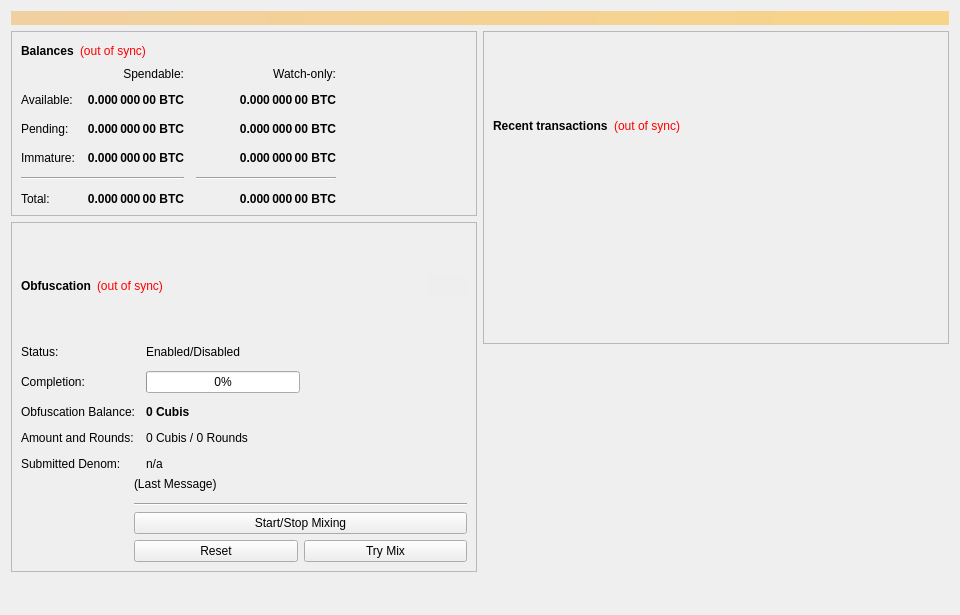
<?xml version="1.0" encoding="UTF-8"?>
<ui version="4.0">
 <class>OverviewPage</class>
 <widget class="QWidget" name="OverviewPage">
  <property name="geometry">
   <rect>
    <x>0</x>
    <y>0</y>
    <width>960</width>
    <height>615</height>
   </rect>
  </property>
  <property name="minimumSize">
   <size>
    <width>960</width>
    <height>0</height>
   </size>
  </property>
  <property name="windowTitle">
   <string>Form</string>
  </property>
  <layout class="QVBoxLayout" name="topLayout">
   <item>
    <widget class="QLabel" name="labelAlerts">
     <property name="visible">
      <bool>false</bool>
     </property>
     <property name="styleSheet">
      <string notr="true">background-color: qlineargradient(x1: 0, y1: 0, x2: 1, y2: 0, stop:0 #F0D0A0, stop:1 #F8D488); color:#000000;</string>
     </property>
     <property name="wordWrap">
      <bool>true</bool>
     </property>
     <property name="margin">
      <number>3</number>
     </property>
    </widget>
   </item>
   <item>
    <layout class="QHBoxLayout" name="horizontalLayout" stretch="1,1">
     <item>
      <layout class="QVBoxLayout" name="verticalLayout_2">
       <item>
        <widget class="QFrame" name="frame">
         <property name="frameShape">
          <enum>QFrame::StyledPanel</enum>
         </property>
         <property name="frameShadow">
          <enum>QFrame::Raised</enum>
         </property>
         <layout class="QVBoxLayout" name="verticalLayout_4">
          <item>
           <layout class="QHBoxLayout" name="horizontalLayout_4">
            <item>
             <widget class="QLabel" name="label_5">
              <property name="font">
               <font>
                <weight>75</weight>
                <bold>true</bold>
               </font>
              </property>
              <property name="text">
               <string>Balances</string>
              </property>
             </widget>
            </item>
            <item>
             <widget class="QLabel" name="labelWalletStatus">
              <property name="cursor">
               <cursorShape>WhatsThisCursor</cursorShape>
              </property>
              <property name="toolTip">
               <string>The displayed information may be out of date. Your wallet automatically synchronizes with the CUBIS network after a connection is established, but this process has not completed yet.</string>
              </property>
              <property name="styleSheet">
               <string notr="true">QLabel { color: red; }</string>
              </property>
              <property name="text">
               <string notr="true">(out of sync)</string>
              </property>
              <property name="alignment">
               <set>Qt::AlignLeading|Qt::AlignLeft|Qt::AlignVCenter</set>
              </property>
             </widget>
            </item>
            <item>
             <spacer name="horizontalSpacer_3">
              <property name="orientation">
               <enum>Qt::Horizontal</enum>
              </property>
              <property name="sizeHint" stdset="0">
               <size>
                <width>40</width>
                <height>20</height>
               </size>
              </property>
             </spacer>
            </item>
           </layout>
          </item>
          <item>
           <layout class="QGridLayout" name="gridLayout">
            <property name="spacing">
             <number>12</number>
            </property>
            <item row="2" column="2">
             <widget class="QLabel" name="labelWatchPending">
              <property name="font">
               <font>
                <weight>75</weight>
                <bold>true</bold>
               </font>
              </property>
              <property name="cursor">
               <cursorShape>IBeamCursor</cursorShape>
              </property>
              <property name="toolTip">
               <string>Unconfirmed transactions to watch-only addresses</string>
              </property>
              <property name="text">
               <string notr="true">0.000 000 00 BTC</string>
              </property>
              <property name="alignment">
               <set>Qt::AlignRight|Qt::AlignTrailing|Qt::AlignVCenter</set>
              </property>
              <property name="textInteractionFlags">
               <set>Qt::LinksAccessibleByMouse|Qt::TextSelectableByKeyboard|Qt::TextSelectableByMouse</set>
              </property>
             </widget>
            </item>
            <item row="2" column="1">
             <widget class="QLabel" name="labelUnconfirmed">
              <property name="font">
               <font>
                <weight>75</weight>
                <bold>true</bold>
               </font>
              </property>
              <property name="cursor">
               <cursorShape>IBeamCursor</cursorShape>
              </property>
              <property name="toolTip">
               <string>Total of transactions that have yet to be confirmed, and do not yet count toward the spendable balance</string>
              </property>
              <property name="text">
               <string notr="true">0.000 000 00 BTC</string>
              </property>
              <property name="alignment">
               <set>Qt::AlignRight|Qt::AlignTrailing|Qt::AlignVCenter</set>
              </property>
              <property name="textInteractionFlags">
               <set>Qt::LinksAccessibleByMouse|Qt::TextSelectableByKeyboard|Qt::TextSelectableByMouse</set>
              </property>
             </widget>
            </item>
            <item row="3" column="2">
             <widget class="QLabel" name="labelWatchImmature">
              <property name="font">
               <font>
                <weight>75</weight>
                <bold>true</bold>
               </font>
              </property>
              <property name="cursor">
               <cursorShape>IBeamCursor</cursorShape>
              </property>
              <property name="toolTip">
               <string>Staked or masternode rewards in watch-only addresses that has not yet matured</string>
              </property>
              <property name="text">
               <string notr="true">0.000 000 00 BTC</string>
              </property>
              <property name="alignment">
               <set>Qt::AlignRight|Qt::AlignTrailing|Qt::AlignVCenter</set>
              </property>
              <property name="textInteractionFlags">
               <set>Qt::LinksAccessibleByMouse|Qt::TextSelectableByKeyboard|Qt::TextSelectableByMouse</set>
              </property>
             </widget>
            </item>
            <item row="4" column="0" colspan="2">
             <widget class="Line" name="lineSpendableBalance">
              <property name="orientation">
               <enum>Qt::Horizontal</enum>
              </property>
             </widget>
            </item>
            <item row="4" column="2">
             <widget class="Line" name="lineWatchBalance">
              <property name="sizePolicy">
               <sizepolicy hsizetype="Preferred" vsizetype="Fixed">
                <horstretch>0</horstretch>
                <verstretch>0</verstretch>
               </sizepolicy>
              </property>
              <property name="minimumSize">
               <size>
                <width>140</width>
                <height>0</height>
               </size>
              </property>
              <property name="orientation">
               <enum>Qt::Horizontal</enum>
              </property>
             </widget>
            </item>
            <item row="5" column="0">
             <widget class="QLabel" name="labelTotalText">
              <property name="text">
               <string>Total:</string>
              </property>
             </widget>
            </item>
            <item row="3" column="1">
             <widget class="QLabel" name="labelImmature">
              <property name="font">
               <font>
                <weight>75</weight>
                <bold>true</bold>
               </font>
              </property>
              <property name="cursor">
               <cursorShape>IBeamCursor</cursorShape>
              </property>
              <property name="toolTip">
               <string>Staked or masternode rewards that has not yet matured</string>
              </property>
              <property name="text">
               <string notr="true">0.000 000 00 BTC</string>
              </property>
              <property name="alignment">
               <set>Qt::AlignRight|Qt::AlignTrailing|Qt::AlignVCenter</set>
              </property>
              <property name="textInteractionFlags">
               <set>Qt::LinksAccessibleByMouse|Qt::TextSelectableByKeyboard|Qt::TextSelectableByMouse</set>
              </property>
             </widget>
            </item>
            <item row="2" column="3">
             <spacer name="horizontalSpacer_2">
              <property name="orientation">
               <enum>Qt::Horizontal</enum>
              </property>
              <property name="sizeHint" stdset="0">
               <size>
                <width>40</width>
                <height>20</height>
               </size>
              </property>
             </spacer>
            </item>
            <item row="3" column="0">
             <widget class="QLabel" name="labelImmatureText">
              <property name="text">
               <string>Immature:</string>
              </property>
             </widget>
            </item>
            <item row="5" column="1">
             <widget class="QLabel" name="labelTotal">
              <property name="font">
               <font>
                <weight>75</weight>
                <bold>true</bold>
               </font>
              </property>
              <property name="cursor">
               <cursorShape>IBeamCursor</cursorShape>
              </property>
              <property name="toolTip">
               <string>Your current total balance</string>
              </property>
              <property name="text">
               <string notr="true">0.000 000 00 BTC</string>
              </property>
              <property name="alignment">
               <set>Qt::AlignRight|Qt::AlignTrailing|Qt::AlignVCenter</set>
              </property>
              <property name="textInteractionFlags">
               <set>Qt::LinksAccessibleByMouse|Qt::TextSelectableByKeyboard|Qt::TextSelectableByMouse</set>
              </property>
             </widget>
            </item>
            <item row="5" column="2">
             <widget class="QLabel" name="labelWatchTotal">
              <property name="font">
               <font>
                <weight>75</weight>
                <bold>true</bold>
               </font>
              </property>
              <property name="cursor">
               <cursorShape>IBeamCursor</cursorShape>
              </property>
              <property name="toolTip">
               <string>Current total balance in watch-only addresses</string>
              </property>
              <property name="text">
               <string notr="true">0.000 000 00 BTC</string>
              </property>
              <property name="alignment">
               <set>Qt::AlignRight|Qt::AlignTrailing|Qt::AlignVCenter</set>
              </property>
              <property name="textInteractionFlags">
               <set>Qt::LinksAccessibleByMouse|Qt::TextSelectableByKeyboard|Qt::TextSelectableByMouse</set>
              </property>
             </widget>
            </item>
            <item row="0" column="2">
             <widget class="QLabel" name="labelWatchonly">
              <property name="text">
               <string>Watch-only:</string>
              </property>
              <property name="alignment">
               <set>Qt::AlignRight|Qt::AlignTrailing|Qt::AlignVCenter</set>
              </property>
             </widget>
            </item>
            <item row="1" column="0">
             <widget class="QLabel" name="labelBalanceText">
              <property name="text">
               <string>Available:</string>
              </property>
             </widget>
            </item>
            <item row="1" column="1">
             <widget class="QLabel" name="labelBalance">
              <property name="font">
               <font>
                <weight>75</weight>
                <bold>true</bold>
               </font>
              </property>
              <property name="cursor">
               <cursorShape>IBeamCursor</cursorShape>
              </property>
              <property name="toolTip">
               <string>Your current spendable balance</string>
              </property>
              <property name="text">
               <string notr="true">0.000 000 00 BTC</string>
              </property>
              <property name="alignment">
               <set>Qt::AlignRight|Qt::AlignTrailing|Qt::AlignVCenter</set>
              </property>
              <property name="textInteractionFlags">
               <set>Qt::LinksAccessibleByMouse|Qt::TextSelectableByKeyboard|Qt::TextSelectableByMouse</set>
              </property>
             </widget>
            </item>
            <item row="1" column="2">
             <widget class="QLabel" name="labelWatchAvailable">
              <property name="font">
               <font>
                <weight>75</weight>
                <bold>true</bold>
               </font>
              </property>
              <property name="cursor">
               <cursorShape>IBeamCursor</cursorShape>
              </property>
              <property name="toolTip">
               <string>Your current balance in watch-only addresses</string>
              </property>
              <property name="text">
               <string notr="true">0.000 000 00 BTC</string>
              </property>
              <property name="alignment">
               <set>Qt::AlignRight|Qt::AlignTrailing|Qt::AlignVCenter</set>
              </property>
              <property name="textInteractionFlags">
               <set>Qt::LinksAccessibleByMouse|Qt::TextSelectableByKeyboard|Qt::TextSelectableByMouse</set>
              </property>
             </widget>
            </item>
            <item row="2" column="0">
             <widget class="QLabel" name="labelPendingText">
              <property name="text">
               <string>Pending:</string>
              </property>
             </widget>
            </item>
            <item row="0" column="1">
             <widget class="QLabel" name="labelSpendable">
              <property name="text">
               <string>Spendable:</string>
              </property>
              <property name="alignment">
               <set>Qt::AlignRight|Qt::AlignTrailing|Qt::AlignVCenter</set>
              </property>
             </widget>
            </item>
           </layout>
          </item>
         </layout>
        </widget>
       </item>
       <item>
        <widget class="QFrame" name="frameObfuscation">
         <property name="minimumSize">
          <size>
           <width>0</width>
           <height>350</height>
          </size>
         </property>
         <property name="layoutDirection">
          <enum>Qt::LeftToRight</enum>
         </property>
         <property name="frameShape">
          <enum>QFrame::StyledPanel</enum>
         </property>
         <property name="frameShadow">
          <enum>QFrame::Raised</enum>
         </property>
         <layout class="QGridLayout" name="gridLayout_2">
          <item row="1" column="0" rowspan="2" colspan="4">
           <layout class="QHBoxLayout" name="horizontalLayout_5">
            <item>
             <widget class="QLabel" name="label_2">
              <property name="font">
               <font>
                <weight>75</weight>
                <bold>true</bold>
               </font>
              </property>
              <property name="text">
               <string>Obfuscation</string>
              </property>
             </widget>
            </item>
            <item>
             <widget class="QLabel" name="labelObfuscationSyncStatus">
              <property name="toolTip">
               <string>The displayed information may be out of date. Your wallet automatically synchronizes with the CUBIS network after a connection is established, but this process has not completed yet.</string>
              </property>
              <property name="styleSheet">
               <string notr="true">QLabel { color: red; }</string>
              </property>
              <property name="text">
               <string notr="true">(out of sync)</string>
              </property>
              <property name="alignment">
               <set>Qt::AlignLeading|Qt::AlignLeft|Qt::AlignVCenter</set>
              </property>
             </widget>
            </item>
            <item>
             <spacer name="horizontalSpacer_4">
              <property name="orientation">
               <enum>Qt::Horizontal</enum>
              </property>
              <property name="sizeHint" stdset="0">
               <size>
                <width>40</width>
                <height>20</height>
               </size>
              </property>
             </spacer>
            </item>
            <item>
             <widget class="QPushButton" name="runAutoDenom">
              <property name="palette">
               <palette>
                <active>
                 <colorrole role="WindowText">
                  <brush brushstyle="SolidPattern">
                   <color alpha="255">
                    <red>0</red>
                    <green>0</green>
                    <blue>0</blue>
                   </color>
                  </brush>
                 </colorrole>
                 <colorrole role="Button">
                  <brush brushstyle="SolidPattern">
                   <color alpha="255">
                    <red>239</red>
                    <green>238</green>
                    <blue>238</blue>
                   </color>
                  </brush>
                 </colorrole>
                 <colorrole role="Light">
                  <brush brushstyle="SolidPattern">
                   <color alpha="255">
                    <red>255</red>
                    <green>255</green>
                    <blue>255</blue>
                   </color>
                  </brush>
                 </colorrole>
                 <colorrole role="Midlight">
                  <brush brushstyle="SolidPattern">
                   <color alpha="255">
                    <red>247</red>
                    <green>246</green>
                    <blue>246</blue>
                   </color>
                  </brush>
                 </colorrole>
                 <colorrole role="Dark">
                  <brush brushstyle="SolidPattern">
                   <color alpha="255">
                    <red>119</red>
                    <green>119</green>
                    <blue>119</blue>
                   </color>
                  </brush>
                 </colorrole>
                 <colorrole role="Mid">
                  <brush brushstyle="SolidPattern">
                   <color alpha="255">
                    <red>159</red>
                    <green>159</green>
                    <blue>159</blue>
                   </color>
                  </brush>
                 </colorrole>
                 <colorrole role="Text">
                  <brush brushstyle="SolidPattern">
                   <color alpha="255">
                    <red>0</red>
                    <green>0</green>
                    <blue>0</blue>
                   </color>
                  </brush>
                 </colorrole>
                 <colorrole role="BrightText">
                  <brush brushstyle="SolidPattern">
                   <color alpha="255">
                    <red>255</red>
                    <green>255</green>
                    <blue>255</blue>
                   </color>
                  </brush>
                 </colorrole>
                 <colorrole role="ButtonText">
                  <brush brushstyle="SolidPattern">
                   <color alpha="255">
                    <red>0</red>
                    <green>0</green>
                    <blue>0</blue>
                   </color>
                  </brush>
                 </colorrole>
                 <colorrole role="Base">
                  <brush brushstyle="SolidPattern">
                   <color alpha="255">
                    <red>255</red>
                    <green>255</green>
                    <blue>255</blue>
                   </color>
                  </brush>
                 </colorrole>
                 <colorrole role="Window">
                  <brush brushstyle="SolidPattern">
                   <color alpha="255">
                    <red>239</red>
                    <green>238</green>
                    <blue>238</blue>
                   </color>
                  </brush>
                 </colorrole>
                 <colorrole role="Shadow">
                  <brush brushstyle="SolidPattern">
                   <color alpha="255">
                    <red>0</red>
                    <green>0</green>
                    <blue>0</blue>
                   </color>
                  </brush>
                 </colorrole>
                 <colorrole role="AlternateBase">
                  <brush brushstyle="SolidPattern">
                   <color alpha="255">
                    <red>247</red>
                    <green>246</green>
                    <blue>246</blue>
                   </color>
                  </brush>
                 </colorrole>
                 <colorrole role="ToolTipBase">
                  <brush brushstyle="SolidPattern">
                   <color alpha="255">
                    <red>255</red>
                    <green>255</green>
                    <blue>220</blue>
                   </color>
                  </brush>
                 </colorrole>
                 <colorrole role="ToolTipText">
                  <brush brushstyle="SolidPattern">
                   <color alpha="255">
                    <red>0</red>
                    <green>0</green>
                    <blue>0</blue>
                   </color>
                  </brush>
                 </colorrole>
                </active>
                <inactive>
                 <colorrole role="WindowText">
                  <brush brushstyle="SolidPattern">
                   <color alpha="255">
                    <red>0</red>
                    <green>0</green>
                    <blue>0</blue>
                   </color>
                  </brush>
                 </colorrole>
                 <colorrole role="Button">
                  <brush brushstyle="SolidPattern">
                   <color alpha="255">
                    <red>239</red>
                    <green>238</green>
                    <blue>238</blue>
                   </color>
                  </brush>
                 </colorrole>
                 <colorrole role="Light">
                  <brush brushstyle="SolidPattern">
                   <color alpha="255">
                    <red>255</red>
                    <green>255</green>
                    <blue>255</blue>
                   </color>
                  </brush>
                 </colorrole>
                 <colorrole role="Midlight">
                  <brush brushstyle="SolidPattern">
                   <color alpha="255">
                    <red>247</red>
                    <green>246</green>
                    <blue>246</blue>
                   </color>
                  </brush>
                 </colorrole>
                 <colorrole role="Dark">
                  <brush brushstyle="SolidPattern">
                   <color alpha="255">
                    <red>119</red>
                    <green>119</green>
                    <blue>119</blue>
                   </color>
                  </brush>
                 </colorrole>
                 <colorrole role="Mid">
                  <brush brushstyle="SolidPattern">
                   <color alpha="255">
                    <red>159</red>
                    <green>159</green>
                    <blue>159</blue>
                   </color>
                  </brush>
                 </colorrole>
                 <colorrole role="Text">
                  <brush brushstyle="SolidPattern">
                   <color alpha="255">
                    <red>0</red>
                    <green>0</green>
                    <blue>0</blue>
                   </color>
                  </brush>
                 </colorrole>
                 <colorrole role="BrightText">
                  <brush brushstyle="SolidPattern">
                   <color alpha="255">
                    <red>255</red>
                    <green>255</green>
                    <blue>255</blue>
                   </color>
                  </brush>
                 </colorrole>
                 <colorrole role="ButtonText">
                  <brush brushstyle="SolidPattern">
                   <color alpha="255">
                    <red>0</red>
                    <green>0</green>
                    <blue>0</blue>
                   </color>
                  </brush>
                 </colorrole>
                 <colorrole role="Base">
                  <brush brushstyle="SolidPattern">
                   <color alpha="255">
                    <red>255</red>
                    <green>255</green>
                    <blue>255</blue>
                   </color>
                  </brush>
                 </colorrole>
                 <colorrole role="Window">
                  <brush brushstyle="SolidPattern">
                   <color alpha="255">
                    <red>239</red>
                    <green>238</green>
                    <blue>238</blue>
                   </color>
                  </brush>
                 </colorrole>
                 <colorrole role="Shadow">
                  <brush brushstyle="SolidPattern">
                   <color alpha="255">
                    <red>0</red>
                    <green>0</green>
                    <blue>0</blue>
                   </color>
                  </brush>
                 </colorrole>
                 <colorrole role="AlternateBase">
                  <brush brushstyle="SolidPattern">
                   <color alpha="255">
                    <red>247</red>
                    <green>246</green>
                    <blue>246</blue>
                   </color>
                  </brush>
                 </colorrole>
                 <colorrole role="ToolTipBase">
                  <brush brushstyle="SolidPattern">
                   <color alpha="255">
                    <red>255</red>
                    <green>255</green>
                    <blue>220</blue>
                   </color>
                  </brush>
                 </colorrole>
                 <colorrole role="ToolTipText">
                  <brush brushstyle="SolidPattern">
                   <color alpha="255">
                    <red>0</red>
                    <green>0</green>
                    <blue>0</blue>
                   </color>
                  </brush>
                 </colorrole>
                </inactive>
                <disabled>
                 <colorrole role="WindowText">
                  <brush brushstyle="SolidPattern">
                   <color alpha="255">
                    <red>119</red>
                    <green>119</green>
                    <blue>119</blue>
                   </color>
                  </brush>
                 </colorrole>
                 <colorrole role="Button">
                  <brush brushstyle="SolidPattern">
                   <color alpha="255">
                    <red>239</red>
                    <green>238</green>
                    <blue>238</blue>
                   </color>
                  </brush>
                 </colorrole>
                 <colorrole role="Light">
                  <brush brushstyle="SolidPattern">
                   <color alpha="255">
                    <red>255</red>
                    <green>255</green>
                    <blue>255</blue>
                   </color>
                  </brush>
                 </colorrole>
                 <colorrole role="Midlight">
                  <brush brushstyle="SolidPattern">
                   <color alpha="255">
                    <red>247</red>
                    <green>246</green>
                    <blue>246</blue>
                   </color>
                  </brush>
                 </colorrole>
                 <colorrole role="Dark">
                  <brush brushstyle="SolidPattern">
                   <color alpha="255">
                    <red>119</red>
                    <green>119</green>
                    <blue>119</blue>
                   </color>
                  </brush>
                 </colorrole>
                 <colorrole role="Mid">
                  <brush brushstyle="SolidPattern">
                   <color alpha="255">
                    <red>159</red>
                    <green>159</green>
                    <blue>159</blue>
                   </color>
                  </brush>
                 </colorrole>
                 <colorrole role="Text">
                  <brush brushstyle="SolidPattern">
                   <color alpha="255">
                    <red>119</red>
                    <green>119</green>
                    <blue>119</blue>
                   </color>
                  </brush>
                 </colorrole>
                 <colorrole role="BrightText">
                  <brush brushstyle="SolidPattern">
                   <color alpha="255">
                    <red>255</red>
                    <green>255</green>
                    <blue>255</blue>
                   </color>
                  </brush>
                 </colorrole>
                 <colorrole role="ButtonText">
                  <brush brushstyle="SolidPattern">
                   <color alpha="255">
                    <red>119</red>
                    <green>119</green>
                    <blue>119</blue>
                   </color>
                  </brush>
                 </colorrole>
                 <colorrole role="Base">
                  <brush brushstyle="SolidPattern">
                   <color alpha="255">
                    <red>239</red>
                    <green>238</green>
                    <blue>238</blue>
                   </color>
                  </brush>
                 </colorrole>
                 <colorrole role="Window">
                  <brush brushstyle="SolidPattern">
                   <color alpha="255">
                    <red>239</red>
                    <green>238</green>
                    <blue>238</blue>
                   </color>
                  </brush>
                 </colorrole>
                 <colorrole role="Shadow">
                  <brush brushstyle="SolidPattern">
                   <color alpha="255">
                    <red>0</red>
                    <green>0</green>
                    <blue>0</blue>
                   </color>
                  </brush>
                 </colorrole>
                 <colorrole role="AlternateBase">
                  <brush brushstyle="SolidPattern">
                   <color alpha="255">
                    <red>239</red>
                    <green>238</green>
                    <blue>238</blue>
                   </color>
                  </brush>
                 </colorrole>
                 <colorrole role="ToolTipBase">
                  <brush brushstyle="SolidPattern">
                   <color alpha="255">
                    <red>255</red>
                    <green>255</green>
                    <blue>220</blue>
                   </color>
                  </brush>
                 </colorrole>
                 <colorrole role="ToolTipText">
                  <brush brushstyle="SolidPattern">
                   <color alpha="255">
                    <red>0</red>
                    <green>0</green>
                    <blue>0</blue>
                   </color>
                  </brush>
                 </colorrole>
                </disabled>
               </palette>
              </property>
              <property name="focusPolicy">
               <enum>Qt::NoFocus</enum>
              </property>
              <property name="autoFillBackground">
               <bool>true</bool>
              </property>
              <property name="text">
               <string/>
              </property>
              <property name="flat">
               <bool>true</bool>
              </property>
             </widget>
            </item>
           </layout>
          </item>
          <item row="3" column="0" colspan="4">
           <layout class="QFormLayout" name="formLayout">
            <property name="fieldGrowthPolicy">
             <enum>QFormLayout::ExpandingFieldsGrow</enum>
            </property>
            <property name="horizontalSpacing">
             <number>11</number>
            </property>
            <property name="verticalSpacing">
             <number>12</number>
            </property>
            <item row="0" column="0">
             <widget class="QLabel" name="label_6">
              <property name="text">
               <string>Status:</string>
              </property>
             </widget>
            </item>
            <item row="0" column="1">
             <widget class="QLabel" name="obfuscationEnabled">
              <property name="text">
               <string>Enabled/Disabled</string>
              </property>
             </widget>
            </item>
            <item row="1" column="0">
             <widget class="QLabel" name="label_7">
              <property name="text">
               <string>Completion:</string>
              </property>
             </widget>
            </item>
            <item row="1" column="1">
             <widget class="QProgressBar" name="obfuscationProgress">
              <property name="maximumSize">
               <size>
                <width>154</width>
                <height>16777215</height>
               </size>
              </property>
              <property name="value">
               <number>0</number>
              </property>
             </widget>
            </item>
            <item row="2" column="0">
             <widget class="QLabel" name="labelAnonymizedText">
              <property name="text">
               <string>Obfuscation Balance:</string>
              </property>
             </widget>
            </item>
            <item row="2" column="1">
             <widget class="QLabel" name="labelAnonymized">
              <property name="font">
               <font>
                <weight>75</weight>
                <bold>true</bold>
               </font>
              </property>
              <property name="text">
               <string notr="true">0 Cubis</string>
              </property>
             </widget>
            </item>
            <item row="3" column="0">
             <widget class="QLabel" name="label_8">
              <property name="text">
               <string>Amount and Rounds:</string>
              </property>
             </widget>
            </item>
            <item row="3" column="1">
             <widget class="QLabel" name="labelAmountRounds">
              <property name="text">
               <string>0 Cubis / 0 Rounds</string>
              </property>
             </widget>
            </item>
            <item row="4" column="0">
             <widget class="QLabel" name="label_9">
              <property name="text">
               <string>Submitted Denom:</string>
              </property>
             </widget>
            </item>
            <item row="4" column="1">
             <widget class="QLabel" name="labelSubmittedDenom">
              <property name="toolTip">
               <string>The denominations you submitted to the Masternode.&lt;br&gt;To mix, other users must submit the exact same denominations.</string>
              </property>
              <property name="text">
               <string>n/a</string>
              </property>
             </widget>
            </item>
           </layout>
          </item>
          <item row="4" column="1" colspan="3">
           <layout class="QVBoxLayout" name="verticalLayout_5">
            <item>
             <widget class="QLabel" name="obfuscationStatus">
              <property name="minimumSize">
               <size>
                <width>288</width>
                <height>20</height>
               </size>
              </property>
              <property name="text">
               <string>(Last Message)</string>
              </property>
              <property name="alignment">
               <set>Qt::AlignLeading|Qt::AlignLeft|Qt::AlignTop</set>
              </property>
              <property name="wordWrap">
               <bool>true</bool>
              </property>
             </widget>
            </item>
            <item>
             <widget class="Line" name="lineLastMessage">
              <property name="orientation">
               <enum>Qt::Horizontal</enum>
              </property>
             </widget>
            </item>
            <item>
             <widget class="QPushButton" name="toggleObfuscation">
              <property name="sizePolicy">
               <sizepolicy hsizetype="MinimumExpanding" vsizetype="Fixed">
                <horstretch>0</horstretch>
                <verstretch>0</verstretch>
               </sizepolicy>
              </property>
              <property name="text">
               <string>Start/Stop Mixing</string>
              </property>
             </widget>
            </item>
            <item>
             <layout class="QHBoxLayout" name="horizontalLayout_3">
              <item>
               <widget class="QPushButton" name="obfuscationReset">
                <property name="sizePolicy">
                 <sizepolicy hsizetype="MinimumExpanding" vsizetype="Fixed">
                  <horstretch>0</horstretch>
                  <verstretch>0</verstretch>
                 </sizepolicy>
                </property>
                <property name="toolTip">
                 <string>Reset the current status of Obfuscation (can interrupt Obfuscation if it's in the process of Mixing, which can cost you money!)</string>
                </property>
                <property name="autoFillBackground">
                 <bool>false</bool>
                </property>
                <property name="text">
                 <string>Reset</string>
                </property>
               </widget>
              </item>
              <item>
               <widget class="QPushButton" name="obfuscationAuto">
                <property name="sizePolicy">
                 <sizepolicy hsizetype="MinimumExpanding" vsizetype="Fixed">
                  <horstretch>0</horstretch>
                  <verstretch>0</verstretch>
                 </sizepolicy>
                </property>
                <property name="toolTip">
                 <string>Try to manually submit a Obfuscation request.</string>
                </property>
                <property name="text">
                 <string>Try Mix</string>
                </property>
               </widget>
              </item>
             </layout>
            </item>
           </layout>
          </item>
         </layout>
        </widget>
       </item>
       <item>
        <spacer name="verticalSpacer">
         <property name="orientation">
          <enum>Qt::Vertical</enum>
         </property>
         <property name="sizeHint" stdset="0">
          <size>
           <width>20</width>
           <height>40</height>
          </size>
         </property>
        </spacer>
       </item>
      </layout>
     </item>
     <item>
      <layout class="QVBoxLayout" name="verticalLayout_3">
       <item>
        <widget class="QFrame" name="frame_2">
         <property name="frameShape">
          <enum>QFrame::StyledPanel</enum>
         </property>
         <property name="frameShadow">
          <enum>QFrame::Raised</enum>
         </property>
         <layout class="QVBoxLayout" name="verticalLayout">
          <item>
           <spacer name="verticalSpacer_3">
            <property name="orientation">
             <enum>Qt::Vertical</enum>
            </property>
            <property name="sizeType">
             <enum>QSizePolicy::Fixed</enum>
            </property>
            <property name="sizeHint" stdset="0">
             <size>
              <width>20</width>
              <height>75</height>
             </size>
            </property>
           </spacer>
          </item>
          <item>
           <layout class="QHBoxLayout" name="horizontalLayout_2">
            <item>
             <widget class="QLabel" name="label_4">
              <property name="font">
               <font>
                <weight>75</weight>
                <bold>true</bold>
               </font>
              </property>
              <property name="text">
               <string>Recent transactions</string>
              </property>
             </widget>
            </item>
            <item>
             <widget class="QLabel" name="labelTransactionsStatus">
              <property name="cursor">
               <cursorShape>WhatsThisCursor</cursorShape>
              </property>
              <property name="toolTip">
               <string>The displayed information may be out of date. Your wallet automatically synchronizes with the CUBIS network after a connection is established, but this process has not completed yet.</string>
              </property>
              <property name="styleSheet">
               <string notr="true">QLabel { color: red; }</string>
              </property>
              <property name="text">
               <string notr="true">(out of sync)</string>
              </property>
              <property name="alignment">
               <set>Qt::AlignRight|Qt::AlignTrailing|Qt::AlignVCenter</set>
              </property>
             </widget>
            </item>
            <item>
             <spacer name="horizontalSpacer">
              <property name="orientation">
               <enum>Qt::Horizontal</enum>
              </property>
              <property name="sizeHint" stdset="0">
               <size>
                <width>40</width>
                <height>20</height>
               </size>
              </property>
             </spacer>
            </item>
           </layout>
          </item>
          <item>
           <widget class="QListView" name="listTransactions">
            <property name="styleSheet">
             <string notr="true">QListView { background: transparent; }</string>
            </property>
            <property name="frameShape">
             <enum>QFrame::NoFrame</enum>
            </property>
            <property name="verticalScrollBarPolicy">
             <enum>Qt::ScrollBarAlwaysOff</enum>
            </property>
            <property name="horizontalScrollBarPolicy">
             <enum>Qt::ScrollBarAlwaysOff</enum>
            </property>
            <property name="selectionMode">
             <enum>QAbstractItemView::NoSelection</enum>
            </property>
           </widget>
          </item>
         </layout>
        </widget>
       </item>
       <item>
        <spacer name="verticalSpacer_2">
         <property name="orientation">
          <enum>Qt::Vertical</enum>
         </property>
         <property name="sizeType">
          <enum>QSizePolicy::Expanding</enum>
         </property>
         <property name="sizeHint" stdset="0">
          <size>
           <width>20</width>
           <height>40</height>
          </size>
         </property>
        </spacer>
       </item>
      </layout>
     </item>
    </layout>
   </item>
  </layout>
 </widget>
 <resources/>
 <connections/>
</ui>
